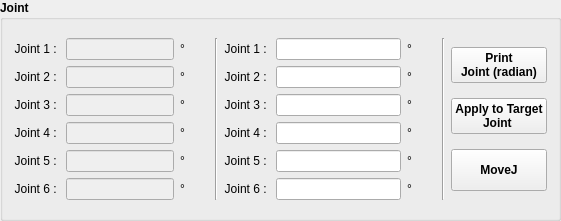
   <widget class="QGroupBox" name="joint_groupBox">
    <property name="geometry">
     <rect>
      <x>10</x>
      <y>120</y>
      <width>561</width>
      <height>221</height>
     </rect>
    </property>
    <property name="font">
     <font>
      <bold>true</bold>
     </font>
    </property>
    <property name="title">
     <string>Joint</string>
    </property>
    <layout class="QGridLayout" name="gridLayout_2">
     <item row="0" column="3">
      <widget class="Line" name="line">
       <property name="orientation">
        <enum>Qt::Orientation::Vertical</enum>
       </property>
      </widget>
     </item>
     <item row="0" column="2">
      <layout class="QVBoxLayout" name="verticalLayout_3">
       <item>
        <widget class="QLabel" name="label_34">
         <property name="minimumSize">
          <size>
           <width>26</width>
           <height>0</height>
          </size>
         </property>
         <property name="font">
          <font>
           <bold>false</bold>
          </font>
         </property>
         <property name="text">
          <string>°</string>
         </property>
         <property name="alignment">
          <set>Qt::AlignmentFlag::AlignLeading|Qt::AlignmentFlag::AlignLeft|Qt::AlignmentFlag::AlignVCenter</set>
         </property>
        </widget>
       </item>
       <item>
        <widget class="QLabel" name="label_37">
         <property name="minimumSize">
          <size>
           <width>26</width>
           <height>0</height>
          </size>
         </property>
         <property name="font">
          <font>
           <bold>false</bold>
          </font>
         </property>
         <property name="text">
          <string>°</string>
         </property>
         <property name="alignment">
          <set>Qt::AlignmentFlag::AlignLeading|Qt::AlignmentFlag::AlignLeft|Qt::AlignmentFlag::AlignVCenter</set>
         </property>
        </widget>
       </item>
       <item>
        <widget class="QLabel" name="label_38">
         <property name="minimumSize">
          <size>
           <width>26</width>
           <height>0</height>
          </size>
         </property>
         <property name="font">
          <font>
           <bold>false</bold>
          </font>
         </property>
         <property name="text">
          <string>°</string>
         </property>
         <property name="alignment">
          <set>Qt::AlignmentFlag::AlignLeading|Qt::AlignmentFlag::AlignLeft|Qt::AlignmentFlag::AlignVCenter</set>
         </property>
        </widget>
       </item>
       <item>
        <widget class="QLabel" name="label_39">
         <property name="minimumSize">
          <size>
           <width>26</width>
           <height>0</height>
          </size>
         </property>
         <property name="font">
          <font>
           <bold>false</bold>
          </font>
         </property>
         <property name="text">
          <string>°</string>
         </property>
         <property name="alignment">
          <set>Qt::AlignmentFlag::AlignLeading|Qt::AlignmentFlag::AlignLeft|Qt::AlignmentFlag::AlignVCenter</set>
         </property>
        </widget>
       </item>
       <item>
        <widget class="QLabel" name="label_40">
         <property name="minimumSize">
          <size>
           <width>26</width>
           <height>0</height>
          </size>
         </property>
         <property name="font">
          <font>
           <bold>false</bold>
          </font>
         </property>
         <property name="text">
          <string>°</string>
         </property>
         <property name="alignment">
          <set>Qt::AlignmentFlag::AlignLeading|Qt::AlignmentFlag::AlignLeft|Qt::AlignmentFlag::AlignVCenter</set>
         </property>
        </widget>
       </item>
       <item>
        <widget class="QLabel" name="label_41">
         <property name="minimumSize">
          <size>
           <width>26</width>
           <height>0</height>
          </size>
         </property>
         <property name="font">
          <font>
           <bold>false</bold>
          </font>
         </property>
         <property name="text">
          <string>°</string>
         </property>
         <property name="alignment">
          <set>Qt::AlignmentFlag::AlignLeading|Qt::AlignmentFlag::AlignLeft|Qt::AlignmentFlag::AlignVCenter</set>
         </property>
        </widget>
       </item>
      </layout>
     </item>
     <item row="0" column="5">
      <layout class="QVBoxLayout" name="verticalLayout_13">
       <item>
        <widget class="QLineEdit" name="lineEdit_Joint1">
         <property name="enabled">
          <bool>true</bool>
         </property>
         <property name="sizePolicy">
          <sizepolicy hsizetype="Fixed" vsizetype="Fixed">
           <horstretch>0</horstretch>
           <verstretch>0</verstretch>
          </sizepolicy>
         </property>
         <property name="minimumSize">
          <size>
           <width>50</width>
           <height>0</height>
          </size>
         </property>
         <property name="alignment">
          <set>Qt::AlignmentFlag::AlignRight|Qt::AlignmentFlag::AlignTrailing|Qt::AlignmentFlag::AlignVCenter</set>
         </property>
        </widget>
       </item>
       <item>
        <widget class="QLineEdit" name="lineEdit_Joint2">
         <property name="enabled">
          <bool>true</bool>
         </property>
         <property name="sizePolicy">
          <sizepolicy hsizetype="Fixed" vsizetype="Fixed">
           <horstretch>0</horstretch>
           <verstretch>0</verstretch>
          </sizepolicy>
         </property>
         <property name="minimumSize">
          <size>
           <width>50</width>
           <height>0</height>
          </size>
         </property>
         <property name="alignment">
          <set>Qt::AlignmentFlag::AlignRight|Qt::AlignmentFlag::AlignTrailing|Qt::AlignmentFlag::AlignVCenter</set>
         </property>
        </widget>
       </item>
       <item>
        <widget class="QLineEdit" name="lineEdit_Joint3">
         <property name="enabled">
          <bool>true</bool>
         </property>
         <property name="sizePolicy">
          <sizepolicy hsizetype="Fixed" vsizetype="Fixed">
           <horstretch>0</horstretch>
           <verstretch>0</verstretch>
          </sizepolicy>
         </property>
         <property name="minimumSize">
          <size>
           <width>50</width>
           <height>0</height>
          </size>
         </property>
         <property name="alignment">
          <set>Qt::AlignmentFlag::AlignRight|Qt::AlignmentFlag::AlignTrailing|Qt::AlignmentFlag::AlignVCenter</set>
         </property>
        </widget>
       </item>
       <item>
        <widget class="QLineEdit" name="lineEdit_Joint4">
         <property name="enabled">
          <bool>true</bool>
         </property>
         <property name="sizePolicy">
          <sizepolicy hsizetype="Fixed" vsizetype="Fixed">
           <horstretch>0</horstretch>
           <verstretch>0</verstretch>
          </sizepolicy>
         </property>
         <property name="minimumSize">
          <size>
           <width>50</width>
           <height>0</height>
          </size>
         </property>
         <property name="alignment">
          <set>Qt::AlignmentFlag::AlignRight|Qt::AlignmentFlag::AlignTrailing|Qt::AlignmentFlag::AlignVCenter</set>
         </property>
        </widget>
       </item>
       <item>
        <widget class="QLineEdit" name="lineEdit_Joint5">
         <property name="enabled">
          <bool>true</bool>
         </property>
         <property name="sizePolicy">
          <sizepolicy hsizetype="Fixed" vsizetype="Fixed">
           <horstretch>0</horstretch>
           <verstretch>0</verstretch>
          </sizepolicy>
         </property>
         <property name="minimumSize">
          <size>
           <width>50</width>
           <height>0</height>
          </size>
         </property>
         <property name="alignment">
          <set>Qt::AlignmentFlag::AlignRight|Qt::AlignmentFlag::AlignTrailing|Qt::AlignmentFlag::AlignVCenter</set>
         </property>
        </widget>
       </item>
       <item>
        <widget class="QLineEdit" name="lineEdit_Joint6">
         <property name="enabled">
          <bool>true</bool>
         </property>
         <property name="sizePolicy">
          <sizepolicy hsizetype="Fixed" vsizetype="Fixed">
           <horstretch>0</horstretch>
           <verstretch>0</verstretch>
          </sizepolicy>
         </property>
         <property name="minimumSize">
          <size>
           <width>50</width>
           <height>0</height>
          </size>
         </property>
         <property name="alignment">
          <set>Qt::AlignmentFlag::AlignRight|Qt::AlignmentFlag::AlignTrailing|Qt::AlignmentFlag::AlignVCenter</set>
         </property>
        </widget>
       </item>
      </layout>
     </item>
     <item row="0" column="1">
      <layout class="QVBoxLayout" name="verticalLayout_5">
       <item>
        <widget class="QLineEdit" name="txt_Joint1">
         <property name="enabled">
          <bool>false</bool>
         </property>
         <property name="sizePolicy">
          <sizepolicy hsizetype="Fixed" vsizetype="Fixed">
           <horstretch>0</horstretch>
           <verstretch>0</verstretch>
          </sizepolicy>
         </property>
         <property name="minimumSize">
          <size>
           <width>50</width>
           <height>0</height>
          </size>
         </property>
         <property name="font">
          <font>
           <bold>false</bold>
          </font>
         </property>
         <property name="alignment">
          <set>Qt::AlignmentFlag::AlignRight|Qt::AlignmentFlag::AlignTrailing|Qt::AlignmentFlag::AlignVCenter</set>
         </property>
        </widget>
       </item>
       <item>
        <widget class="QLineEdit" name="txt_Joint2">
         <property name="enabled">
          <bool>false</bool>
         </property>
         <property name="sizePolicy">
          <sizepolicy hsizetype="Fixed" vsizetype="Fixed">
           <horstretch>0</horstretch>
           <verstretch>0</verstretch>
          </sizepolicy>
         </property>
         <property name="minimumSize">
          <size>
           <width>50</width>
           <height>0</height>
          </size>
         </property>
         <property name="font">
          <font>
           <bold>false</bold>
          </font>
         </property>
         <property name="alignment">
          <set>Qt::AlignmentFlag::AlignRight|Qt::AlignmentFlag::AlignTrailing|Qt::AlignmentFlag::AlignVCenter</set>
         </property>
        </widget>
       </item>
       <item>
        <widget class="QLineEdit" name="txt_Joint3">
         <property name="enabled">
          <bool>false</bool>
         </property>
         <property name="sizePolicy">
          <sizepolicy hsizetype="Fixed" vsizetype="Fixed">
           <horstretch>0</horstretch>
           <verstretch>0</verstretch>
          </sizepolicy>
         </property>
         <property name="minimumSize">
          <size>
           <width>50</width>
           <height>0</height>
          </size>
         </property>
         <property name="font">
          <font>
           <bold>false</bold>
          </font>
         </property>
         <property name="alignment">
          <set>Qt::AlignmentFlag::AlignRight|Qt::AlignmentFlag::AlignTrailing|Qt::AlignmentFlag::AlignVCenter</set>
         </property>
        </widget>
       </item>
       <item>
        <widget class="QLineEdit" name="txt_Joint4">
         <property name="enabled">
          <bool>false</bool>
         </property>
         <property name="sizePolicy">
          <sizepolicy hsizetype="Fixed" vsizetype="Fixed">
           <horstretch>0</horstretch>
           <verstretch>0</verstretch>
          </sizepolicy>
         </property>
         <property name="minimumSize">
          <size>
           <width>50</width>
           <height>0</height>
          </size>
         </property>
         <property name="font">
          <font>
           <bold>false</bold>
          </font>
         </property>
         <property name="alignment">
          <set>Qt::AlignmentFlag::AlignRight|Qt::AlignmentFlag::AlignTrailing|Qt::AlignmentFlag::AlignVCenter</set>
         </property>
        </widget>
       </item>
       <item>
        <widget class="QLineEdit" name="txt_Joint5">
         <property name="enabled">
          <bool>false</bool>
         </property>
         <property name="sizePolicy">
          <sizepolicy hsizetype="Fixed" vsizetype="Fixed">
           <horstretch>0</horstretch>
           <verstretch>0</verstretch>
          </sizepolicy>
         </property>
         <property name="minimumSize">
          <size>
           <width>50</width>
           <height>0</height>
          </size>
         </property>
         <property name="font">
          <font>
           <bold>false</bold>
          </font>
         </property>
         <property name="alignment">
          <set>Qt::AlignmentFlag::AlignRight|Qt::AlignmentFlag::AlignTrailing|Qt::AlignmentFlag::AlignVCenter</set>
         </property>
        </widget>
       </item>
       <item>
        <widget class="QLineEdit" name="txt_Joint6">
         <property name="enabled">
          <bool>false</bool>
         </property>
         <property name="sizePolicy">
          <sizepolicy hsizetype="Fixed" vsizetype="Fixed">
           <horstretch>0</horstretch>
           <verstretch>0</verstretch>
          </sizepolicy>
         </property>
         <property name="minimumSize">
          <size>
           <width>50</width>
           <height>0</height>
          </size>
         </property>
         <property name="font">
          <font>
           <bold>false</bold>
          </font>
         </property>
         <property name="alignment">
          <set>Qt::AlignmentFlag::AlignRight|Qt::AlignmentFlag::AlignTrailing|Qt::AlignmentFlag::AlignVCenter</set>
         </property>
        </widget>
       </item>
      </layout>
     </item>
     <item row="0" column="8">
      <layout class="QVBoxLayout" name="verticalLayout_18">
       <property name="leftMargin">
        <number>0</number>
       </property>
       <item>
        <widget class="QPushButton" name="btn_print_joint">
         <property name="font">
          <font>
           <bold>true</bold>
          </font>
         </property>
         <property name="text">
          <string>Print
Joint (radian)</string>
         </property>
        </widget>
       </item>
       <item>
        <widget class="QPushButton" name="btn_apply_joint">
         <property name="font">
          <font>
           <bold>true</bold>
          </font>
         </property>
         <property name="text">
          <string>Apply to Target
Joint </string>
         </property>
        </widget>
       </item>
       <item>
        <widget class="QPushButton" name="btn_moveJ">
         <property name="minimumSize">
          <size>
           <width>0</width>
           <height>42</height>
          </size>
         </property>
         <property name="font">
          <font>
           <bold>true</bold>
          </font>
         </property>
         <property name="text">
          <string>MoveJ</string>
         </property>
        </widget>
       </item>
      </layout>
     </item>
     <item row="0" column="7">
      <widget class="Line" name="line_2">
       <property name="orientation">
        <enum>Qt::Orientation::Vertical</enum>
       </property>
      </widget>
     </item>
     <item row="0" column="6">
      <layout class="QVBoxLayout" name="verticalLayout_9">
       <item>
        <widget class="QLabel" name="label_43">
         <property name="minimumSize">
          <size>
           <width>26</width>
           <height>0</height>
          </size>
         </property>
         <property name="font">
          <font>
           <bold>false</bold>
          </font>
         </property>
         <property name="text">
          <string>°</string>
         </property>
         <property name="alignment">
          <set>Qt::AlignmentFlag::AlignLeading|Qt::AlignmentFlag::AlignLeft|Qt::AlignmentFlag::AlignVCenter</set>
         </property>
        </widget>
       </item>
       <item>
        <widget class="QLabel" name="label_44">
         <property name="minimumSize">
          <size>
           <width>26</width>
           <height>0</height>
          </size>
         </property>
         <property name="font">
          <font>
           <bold>false</bold>
          </font>
         </property>
         <property name="text">
          <string>°</string>
         </property>
         <property name="alignment">
          <set>Qt::AlignmentFlag::AlignLeading|Qt::AlignmentFlag::AlignLeft|Qt::AlignmentFlag::AlignVCenter</set>
         </property>
        </widget>
       </item>
       <item>
        <widget class="QLabel" name="label_45">
         <property name="minimumSize">
          <size>
           <width>26</width>
           <height>0</height>
          </size>
         </property>
         <property name="font">
          <font>
           <bold>false</bold>
          </font>
         </property>
         <property name="text">
          <string>°</string>
         </property>
         <property name="alignment">
          <set>Qt::AlignmentFlag::AlignLeading|Qt::AlignmentFlag::AlignLeft|Qt::AlignmentFlag::AlignVCenter</set>
         </property>
        </widget>
       </item>
       <item>
        <widget class="QLabel" name="label_46">
         <property name="minimumSize">
          <size>
           <width>26</width>
           <height>0</height>
          </size>
         </property>
         <property name="font">
          <font>
           <bold>false</bold>
          </font>
         </property>
         <property name="text">
          <string>°</string>
         </property>
         <property name="alignment">
          <set>Qt::AlignmentFlag::AlignLeading|Qt::AlignmentFlag::AlignLeft|Qt::AlignmentFlag::AlignVCenter</set>
         </property>
        </widget>
       </item>
       <item>
        <widget class="QLabel" name="label_47">
         <property name="minimumSize">
          <size>
           <width>26</width>
           <height>0</height>
          </size>
         </property>
         <property name="font">
          <font>
           <bold>false</bold>
          </font>
         </property>
         <property name="text">
          <string>°</string>
         </property>
         <property name="alignment">
          <set>Qt::AlignmentFlag::AlignLeading|Qt::AlignmentFlag::AlignLeft|Qt::AlignmentFlag::AlignVCenter</set>
         </property>
        </widget>
       </item>
       <item>
        <widget class="QLabel" name="label_48">
         <property name="minimumSize">
          <size>
           <width>26</width>
           <height>0</height>
          </size>
         </property>
         <property name="font">
          <font>
           <bold>false</bold>
          </font>
         </property>
         <property name="text">
          <string>°</string>
         </property>
         <property name="alignment">
          <set>Qt::AlignmentFlag::AlignLeading|Qt::AlignmentFlag::AlignLeft|Qt::AlignmentFlag::AlignVCenter</set>
         </property>
        </widget>
       </item>
      </layout>
     </item>
     <item row="0" column="0">
      <layout class="QVBoxLayout" name="verticalLayout_4">
       <item>
        <widget class="QLabel" name="label_5">
         <property name="font">
          <font>
           <bold>false</bold>
          </font>
         </property>
         <property name="text">
          <string>Joint 1 : </string>
         </property>
         <property name="alignment">
          <set>Qt::AlignmentFlag::AlignRight|Qt::AlignmentFlag::AlignTrailing|Qt::AlignmentFlag::AlignVCenter</set>
         </property>
        </widget>
       </item>
       <item>
        <widget class="QLabel" name="label_6">
         <property name="font">
          <font>
           <bold>false</bold>
          </font>
         </property>
         <property name="text">
          <string>Joint 2 : </string>
         </property>
         <property name="alignment">
          <set>Qt::AlignmentFlag::AlignRight|Qt::AlignmentFlag::AlignTrailing|Qt::AlignmentFlag::AlignVCenter</set>
         </property>
        </widget>
       </item>
       <item>
        <widget class="QLabel" name="label_7">
         <property name="font">
          <font>
           <bold>false</bold>
          </font>
         </property>
         <property name="text">
          <string>Joint 3 : </string>
         </property>
         <property name="alignment">
          <set>Qt::AlignmentFlag::AlignRight|Qt::AlignmentFlag::AlignTrailing|Qt::AlignmentFlag::AlignVCenter</set>
         </property>
        </widget>
       </item>
       <item>
        <widget class="QLabel" name="label_8">
         <property name="font">
          <font>
           <bold>false</bold>
          </font>
         </property>
         <property name="text">
          <string>Joint 4 : </string>
         </property>
         <property name="alignment">
          <set>Qt::AlignmentFlag::AlignRight|Qt::AlignmentFlag::AlignTrailing|Qt::AlignmentFlag::AlignVCenter</set>
         </property>
        </widget>
       </item>
       <item>
        <widget class="QLabel" name="label_9">
         <property name="font">
          <font>
           <bold>false</bold>
          </font>
         </property>
         <property name="text">
          <string>Joint 5 : </string>
         </property>
         <property name="alignment">
          <set>Qt::AlignmentFlag::AlignRight|Qt::AlignmentFlag::AlignTrailing|Qt::AlignmentFlag::AlignVCenter</set>
         </property>
        </widget>
       </item>
       <item>
        <widget class="QLabel" name="label_10">
         <property name="font">
          <font>
           <bold>false</bold>
          </font>
         </property>
         <property name="text">
          <string>Joint 6 : </string>
         </property>
         <property name="alignment">
          <set>Qt::AlignmentFlag::AlignRight|Qt::AlignmentFlag::AlignTrailing|Qt::AlignmentFlag::AlignVCenter</set>
         </property>
        </widget>
       </item>
      </layout>
     </item>
     <item row="0" column="4">
      <layout class="QVBoxLayout" name="verticalLayout_8">
       <item>
        <widget class="QLabel" name="label_17">
         <property name="font">
          <font>
           <bold>false</bold>
          </font>
         </property>
         <property name="text">
          <string>Joint 1 : </string>
         </property>
         <property name="alignment">
          <set>Qt::AlignmentFlag::AlignRight|Qt::AlignmentFlag::AlignTrailing|Qt::AlignmentFlag::AlignVCenter</set>
         </property>
        </widget>
       </item>
       <item>
        <widget class="QLabel" name="label_18">
         <property name="font">
          <font>
           <bold>false</bold>
          </font>
         </property>
         <property name="text">
          <string>Joint 2 : </string>
         </property>
         <property name="alignment">
          <set>Qt::AlignmentFlag::AlignRight|Qt::AlignmentFlag::AlignTrailing|Qt::AlignmentFlag::AlignVCenter</set>
         </property>
        </widget>
       </item>
       <item>
        <widget class="QLabel" name="label_19">
         <property name="font">
          <font>
           <bold>false</bold>
          </font>
         </property>
         <property name="text">
          <string>Joint 3 : </string>
         </property>
         <property name="alignment">
          <set>Qt::AlignmentFlag::AlignRight|Qt::AlignmentFlag::AlignTrailing|Qt::AlignmentFlag::AlignVCenter</set>
         </property>
        </widget>
       </item>
       <item>
        <widget class="QLabel" name="label_20">
         <property name="font">
          <font>
           <bold>false</bold>
          </font>
         </property>
         <property name="text">
          <string>Joint 4 : </string>
         </property>
         <property name="alignment">
          <set>Qt::AlignmentFlag::AlignRight|Qt::AlignmentFlag::AlignTrailing|Qt::AlignmentFlag::AlignVCenter</set>
         </property>
        </widget>
       </item>
       <item>
        <widget class="QLabel" name="label_21">
         <property name="font">
          <font>
           <bold>false</bold>
          </font>
         </property>
         <property name="text">
          <string>Joint 5 : </string>
         </property>
         <property name="alignment">
          <set>Qt::AlignmentFlag::AlignRight|Qt::AlignmentFlag::AlignTrailing|Qt::AlignmentFlag::AlignVCenter</set>
         </property>
        </widget>
       </item>
       <item>
        <widget class="QLabel" name="label_22">
         <property name="font">
          <font>
           <bold>false</bold>
          </font>
         </property>
         <property name="text">
          <string>Joint 6 : </string>
         </property>
         <property name="alignment">
          <set>Qt::AlignmentFlag::AlignRight|Qt::AlignmentFlag::AlignTrailing|Qt::AlignmentFlag::AlignVCenter</set>
         </property>
        </widget>
       </item>
      </layout>
     </item>
    </layout>
   </widget>
